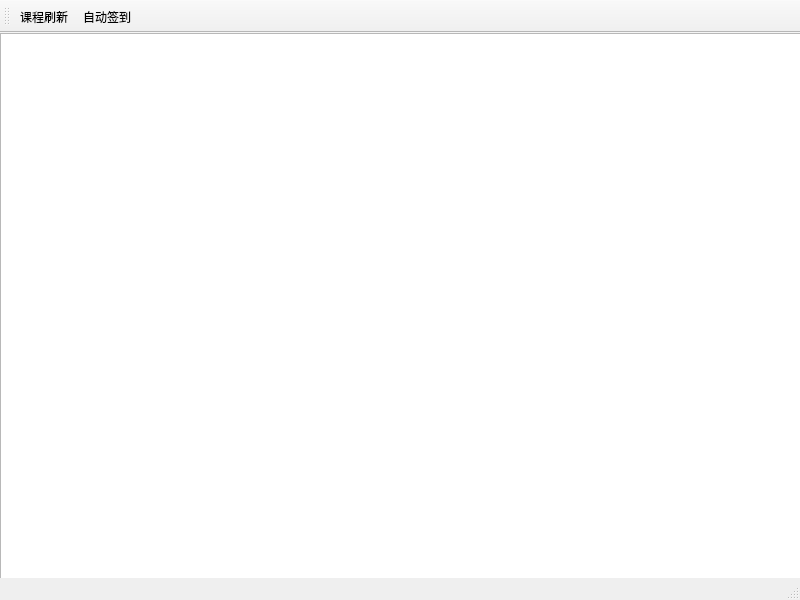
<?xml version="1.0" encoding="UTF-8"?>
<ui version="4.0">
 <class>MainWindow</class>
 <widget class="QMainWindow" name="MainWindow">
  <property name="geometry">
   <rect>
    <x>0</x>
    <y>0</y>
    <width>800</width>
    <height>600</height>
   </rect>
  </property>
  <property name="windowTitle">
   <string>MainWindow</string>
  </property>
  <widget class="QWidget" name="centralwidget">
   <widget class="QListWidget" name="courseList">
    <property name="geometry">
     <rect>
      <x>0</x>
      <y>0</y>
      <width>801</width>
      <height>551</height>
     </rect>
    </property>
    <property name="autoFillBackground">
     <bool>true</bool>
    </property>
   </widget>
  </widget>
  <widget class="QMenuBar" name="menubar">
   <property name="geometry">
    <rect>
     <x>0</x>
     <y>0</y>
     <width>800</width>
     <height>32</height>
    </rect>
   </property>
  </widget>
  <widget class="QStatusBar" name="statusbar"/>
  <widget class="QToolBar" name="toolBar">
   <property name="windowTitle">
    <string>toolBar</string>
   </property>
   <attribute name="toolBarArea">
    <enum>TopToolBarArea</enum>
   </attribute>
   <attribute name="toolBarBreak">
    <bool>false</bool>
   </attribute>
   <addaction name="refesh_action"/>
   <addaction name="autosign_action"/>
  </widget>
  <action name="refesh_action">
   <property name="text">
    <string>课程刷新</string>
   </property>
  </action>
  <action name="autosign_action">
   <property name="text">
    <string>自动签到</string>
   </property>
  </action>
 </widget>
 <resources/>
 <connections/>
</ui>
